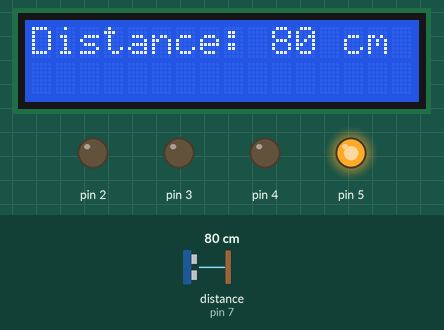
A sketch run on a simulated Arduino Uno, built with avr-gcc and run on an emulated ATmega328P. On the bench: 16×2 character LCD, output pins drawn as LEDs (lit = HIGH). Wiring (inferred from the names in the program): ultrasonic range finder: trigger pin 6; echo pin 7. Dashed ring = blinking. The test bench sets the inputs (shaded band); at power-on: distance to the obstacle (sensor on pin 7) 80 cm. The echo pulse lasts 58.3 µs per cm; pins used as bus, display or sensor lines are not drawn; what the sketch prints to the serial monitor is not drawn.

Above: at 1.2 s.
1.3 s: distance to the obstacle (sensor on pin 7) set to 4 cm
At 2.1 s:
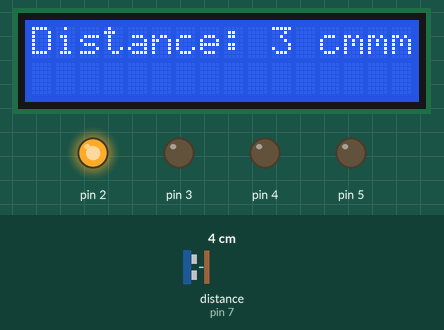
3.9 s: distance to the obstacle (sensor on pin 7) set to 9 cm
At 5.6 s:
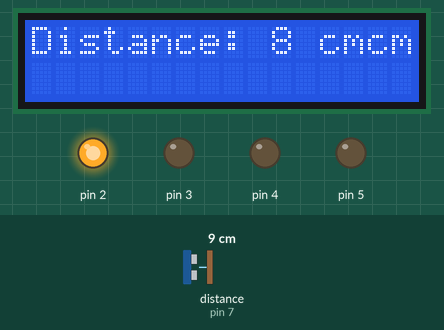
6.6 s: distance to the obstacle (sensor on pin 7) set to 12 cm
At 8.9 s:
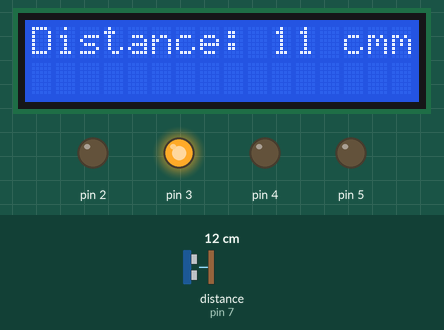
9.1 s: distance to the obstacle (sensor on pin 7) set to 23 cm
At 11.8 s:
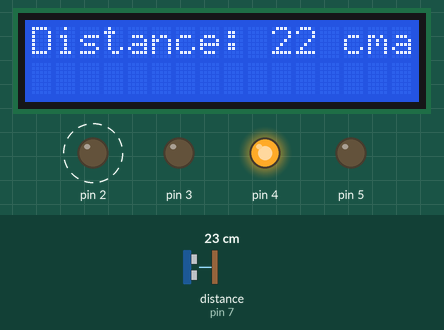
12.1 s: distance to the obstacle (sensor on pin 7) set to 250 cm
At 12.43 s:
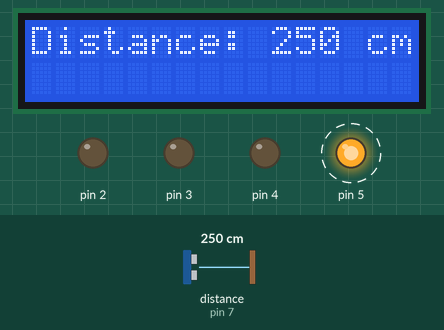
13.8 s: distance to the obstacle (sensor on pin 7) set to 18 cm
At 26.0 s:
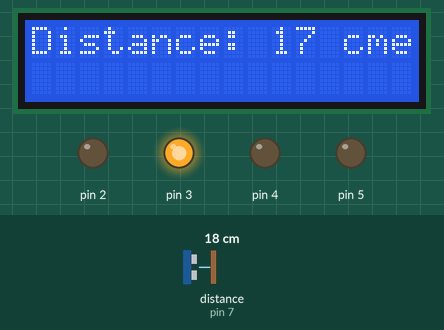
Timing chart, 0 to 35.6 s (numbered marks = the images above; inputs shaded):
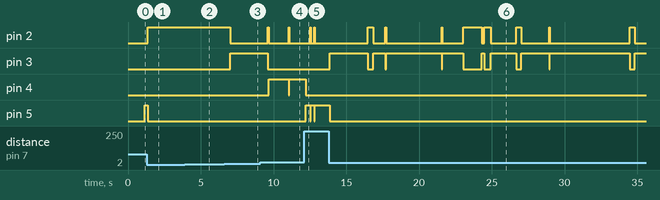

Measured:
- the behaviour switches between 10 and 11 cm on distance to the obstacle (sensor on pin 7) (found by bisection; images 2 and 3)
- after the input at 1.3 s, pin 2: LOW → HIGH after 0.06 s instead of 1.9 s; pin 5: HIGH → LOW after 0.06 s instead of 1.9 s; the display: changes at once (image 1)
- after the input at 3.9 s, the display: changes after 0.12 s (image 2)
- after the input at 6.6 s, pin 2: HIGH → LOW after 0.41 s; pin 3: LOW → HIGH after 0.41 s; the display: changes after 0.11 s (image 3)
- after the input at 9.1 s, pin 3: goes on until 9.6 s, then stays LOW; pin 4: LOW → HIGH after 0.57 s, → LOW 1.4 s later, → HIGH 0.03 s later
- after the input at 12.1 s, pin 5: alternates HIGH for 0.30 s and LOW for 0.02 s, 5 changes in all, then stays HIGH, starting after 0.10 s; the display: first differs from a run without the input after 0.13 s (image 5 shows a later state)
- after the input at 13.8 s, the display: first differs from a run without the input after 0.07 s (image 6 shows a later state)

The sketch:

LCD_Diody_Sensor_Dziala.ino
```cpp
#include <Arduino_FreeRTOS.h>
#include <LiquidCrystal.h>

#define TRIGGER_PIN 6 // Trigger pin of Ultrasonic sensor
#define ECHO_PIN 7 // Echo pin of Ultrasonic sensor

// Initialize the LCD connected to pins 8, 9, 10, 11, 12, 13
LiquidCrystal lcd(8, 9, 10, 11, 12, 13);

void setup()
{
  Serial.begin(9600);
  Serial.println(F("In Setup function"));
  pinMode(2,OUTPUT);
  pinMode(3,OUTPUT);
  pinMode(4,OUTPUT);
  pinMode(5,OUTPUT);
  pinMode(TRIGGER_PIN, OUTPUT);
  pinMode(ECHO_PIN, INPUT);

  // set up the LCD's number of columns and rows:
  lcd.begin(16, 2);

  xTaskCreate(MyTask1, "Task1", 100, NULL, 0, NULL);
  xTaskCreate(MyTask2, "Task2", 100, NULL, 0, NULL);
  xTaskCreate(MyTask3, "Task3", 100, NULL, 0, NULL);
  xTaskCreate(MyIdleTask, "IdleTask", 100, NULL, 0, NULL);
}

void loop()
{
}

long measureDistance() {
  digitalWrite(TRIGGER_PIN, LOW);
  vTaskDelay(1/portTICK_PERIOD_MS);
  digitalWrite(TRIGGER_PIN, HIGH);
  vTaskDelay(1/portTICK_PERIOD_MS);
  digitalWrite(TRIGGER_PIN, LOW);
  long duration = pulseIn(ECHO_PIN, HIGH);
  long distance = (duration/58);
  return distance;
}

static void MyTask1(void* pvParameters)
{
  while(1)
  {
    long distance = measureDistance();
    lcd.setCursor(0, 0);
    lcd.print("Distance: ");
    lcd.print(distance);
    lcd.print(" cm");
    if (distance < 10) {
      digitalWrite(2,HIGH);
      digitalWrite(3,LOW);
      digitalWrite(4,LOW);
      digitalWrite(5,LOW);
      Serial.println(F("Task1"));
    }
    vTaskDelay(100/portTICK_PERIOD_MS);
  }
}

static void MyTask2(void* pvParameters)
{
  while(1)
  {
    long distance = measureDistance();
    lcd.setCursor(0, 0);
    lcd.print("Distance: ");
    lcd.print(distance);
    lcd.print(" cm");
    if (distance >= 10 && distance < 20) {
      digitalWrite(2,LOW);
      digitalWrite(3,HIGH);
      digitalWrite(4,LOW);
      digitalWrite(5,LOW);
      Serial.println(F("Task2"));
    }
    vTaskDelay(110/portTICK_PERIOD_MS);
  }
}

static void MyTask3(void* pvParameters)
{
  while(1)
  {
    long distance = measureDistance();
    lcd.setCursor(0, 0);
    lcd.print("Distance: ");
    lcd.print(distance);
    lcd.print(" cm");
    if (distance >= 20 && distance < 30) {
      digitalWrite(2,LOW);
      digitalWrite(3,LOW);
      digitalWrite(4,HIGH);
      digitalWrite(5,LOW);
      Serial.println(F("Task3"));
    }
    vTaskDelay(120/portTICK_PERIOD_MS);
  }
}

static void MyIdleTask(void* pvParameters)
{
  while(1)
  {
    long distance = measureDistance();
    lcd.setCursor(0, 0);
    lcd.print("Distance: ");
    lcd.print(distance);
    lcd.print(" cm");
    if (distance >= 30) {
      digitalWrite(2,LOW);
      digitalWrite(3,LOW);
      digitalWrite(4,LOW);
      digitalWrite(5,HIGH);
      Serial.println(F("Idle state"));
    }
    vTaskDelay(50/portTICK_PERIOD_MS);
  }
}
```
